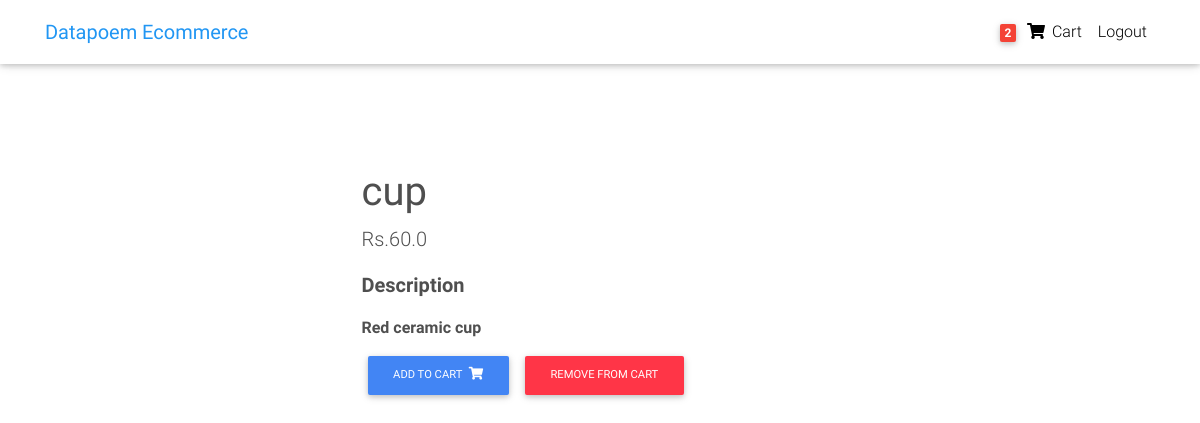
Screenshot of /product/7 (signed in) with the database file from the repository.
### store/models.py (models this page shows, shortened)
class Order(models.Model):
    user = models.ForeignKey(settings.AUTH_USER_MODEL,
                             on_delete=models.CASCADE)
    items = models.ManyToManyField(OrderItem)
    start_date = models.DateTimeField(auto_now_add=True)
    ordered_date = models.DateTimeField()
    ordered = models.BooleanField(default=False)
    shipping_address = models.ForeignKey(
        'Address', related_name='shipping_address', on_delete=models.SET_NULL, blank=True, null=True)
    billing_address = models.ForeignKey(
        'Address', related_name='billing_address', on_delete=models.SET_NULL, blank=True, null=True)
    payment = models.ForeignKey(
        'Payment', on_delete=models.SET_NULL, blank=True, null=True)
    being_delivered = models.BooleanField(default=False)

class Item(models.Model):
    title = models.CharField(max_length=100)
    price = models.FloatField()
    description = models.TextField()
    image = models.ImageField()
    def get_add_to_cart_url(self):
        return reverse("store:add-to-cart", kwargs={
            'id': self.id
        })
    def get_remove_from_cart_url(self):
        return reverse("store:remove-from-cart", kwargs={
            'id': self.id
        })

### store/views.py (the view)
# urls.py: path('product/<id>', views.product, name='product'),
def product(request, id):
    item = get_object_or_404(Item, id=id)
    context = {
        'item': item
    }
    return render(request, 'product.html', context)

### store/templatetags/cart_tag.py (called while the page is built)
@register.filter
def cart_item_count(user):
    if user.is_authenticated:
        qs = Order.objects.filter(user=user, ordered=False)
        if qs.exists():
            return qs[0].items.count()
    return 0

### templates/product.html (shortened to what this page needs)
{% extends "base.html" %}
{% block content %}
  <main class="mt-5 pt-4">
    <div class="container dark-grey-text mt-5">
      <div>
        <div class="col-6 offset-3">
        </div>
        <div class="col-6 offset-3">
          <div class="p-4">
            <h1><b>{{item.title}}<b></h1>
            <p class="lead">
              Rs.{{ item.price }}
            </p>
            <p class="lead font-weight-bold">Description</p>
            <p>{{ item.description }}</p>
            <a href="{{ item.get_add_to_cart_url }}" class="btn btn-primary btn-md my-0 p">
              Add to cart
              <i class="fas fa-shopping-cart ml-1"></i>
            </a>
            <a href="{{ item.get_remove_from_cart_url }}" class="btn btn-danger btn-md my-0 p">
              Remove from cart
            </a>
          </div>
        </div>
      </div>
    </div>
  </main>
{% endblock content %}

### templates/navbar.html (shortened to what this page needs)
{% load cart_tag %}
<nav class="navbar fixed-top navbar-expand-lg navbar-light white scrolling-navbar">
  <div class="container">
    <a class="navbar-brand waves-effect" href="/">
      <strong class="blue-text">Datapoem Ecommerce</strong>
    </a>
    <div class="collapse navbar-collapse" id="navbarSupportedContent">
      <ul class="navbar-nav nav-flex-icons">
        {% if request.user.is_authenticated %}
        <li class="nav-item">
          <a href="{% url 'store:order-summary' %}" class="nav-link waves-effect">
            <span class="badge red z-depth-1 mr-1"> {{ request.user|cart_item_count }} </span>
            <i class="fas fa-shopping-cart"></i>
            <span class="clearfix d-none d-sm-inline-block"> Cart </span>
          </a>
        </li>
        <li class="nav-item">
          <a class="nav-link waves-effect" href="{% url 'account_logout' %}">
            <span class="clearfix d-none d-sm-inline-block"> Logout </span>
          </a>
        </li>
        {% endif %}
      </ul>
    </div>
  </div>
</nav>

### templates/base.html (style rules this page uses)
html, body, header, .carousel { height: 60vh; }
main { margin-top: 100px; }

### rows the page displays
Item: title "cup", price "60.0", description "Red ceramic cup"

### other values shown
{{ request.user|cart_item_count }} "2"
